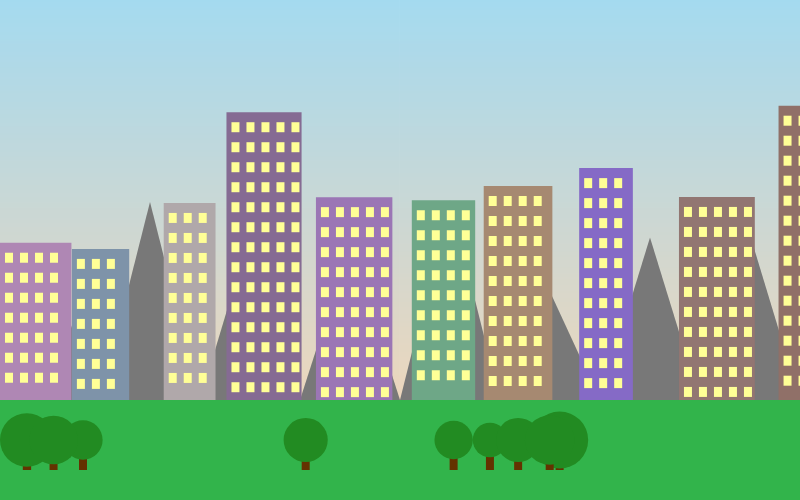
Frame 1 (no input)
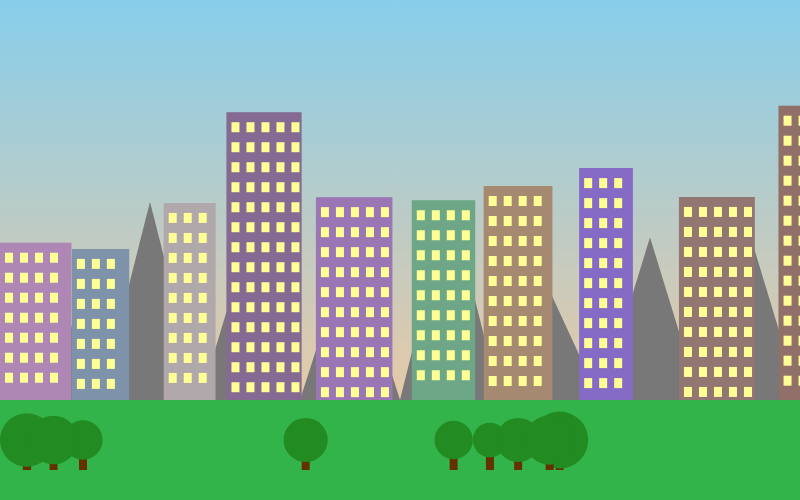
Frame 60 (no input)
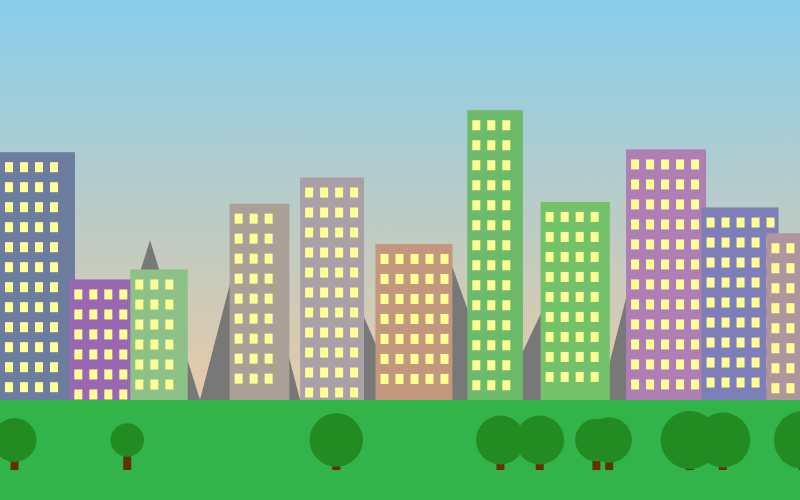
Frame 120 (the mouse pressed at the canvas centre since frame 60)

The p5.js sketch that drew these frames (run headless with seeded random() and noise() and a simulated clock; from frame 60 on, the mouse is pressed at the canvas centre):

// p5.js sketch
// ── sketch.js
let buildings = [];
let trees = [];
let mountains = [];

function setup() {
  createCanvas(800, 500);
  generateScene();
}

function draw() {
  drawSky();
  drawMountains();
  drawGround();
  drawBuildings(); // fixed name
  drawTrees();
}

// Generate random scene
function generateScene() {
  buildings = [];
  trees = [];
  mountains = [];
  
  // Buildings
  for (let i = 0; i < width; i += random(60, 100)) {
    buildings.push({ // FIXED (was building.push)
      x: i,
      w: random(50, 80),
      h: random(120, 300),
      color: color(random(100, 200), random(100, 200), random(100, 200))
    });
  }
  
  // Trees
  for (let i = 0; i < 10; i++) {
    trees.push({
      x: random(width),
      y: height - 50,
      size: random(30, 60)
    });
  }
  
  // Mountains
  for (let i = 0; i < width; i += 100) {
    mountains.push({
      x: i,
      h: random(100, 200)
    }); 
  }
}

// Sky gradient
function drawSky() {
  for (let y = 0; y < height; y++) {
    let c = lerpColor(color(135, 206, 235), color(255, 200, 150), y / height);
    stroke(c);
    line(0, y, width, y);
  }
}

// Mountains
function drawMountains() {
  fill(120, 120, 120);
  noStroke();
  
  for (let m of mountains) {
    triangle(
      m.x, height - 100,
      m.x + 100, height - 100,
      m.x + 50, height - 100 - m.h
    );
  }
}

// Ground
function drawGround() {
  fill(50, 180, 75);
  rect(0, height - 100, width, 100);
}

// Buildings
function drawBuildings() {
  for (let b of buildings) {
    fill(b.color);
    rect(b.x, height - 100 - b.h, b.w, b.h);
    
    // Windows
    fill(255, 255, 150);
    for (let y = height - 100 - b.h + 10; y < height - 110; y += 20) {
      for (let x = b.x + 5; x < b.x + b.w - 10; x += 15) {
        rect(x, y, 8, 10);
      }
    }
  }
}

// Trees
function drawTrees() {
  for (let t of trees) { // FIXED (was "dor")
    // trunk
    fill(100, 50, 0);
    rect(t.x, t.y, 8, 20);
    
    // leaves
    fill(34, 139, 34);
    ellipse(t.x + 4, t.y - 10, t.size);
  }
}

// Click to regenerate
function mousePressed() {
  generateScene();
}
